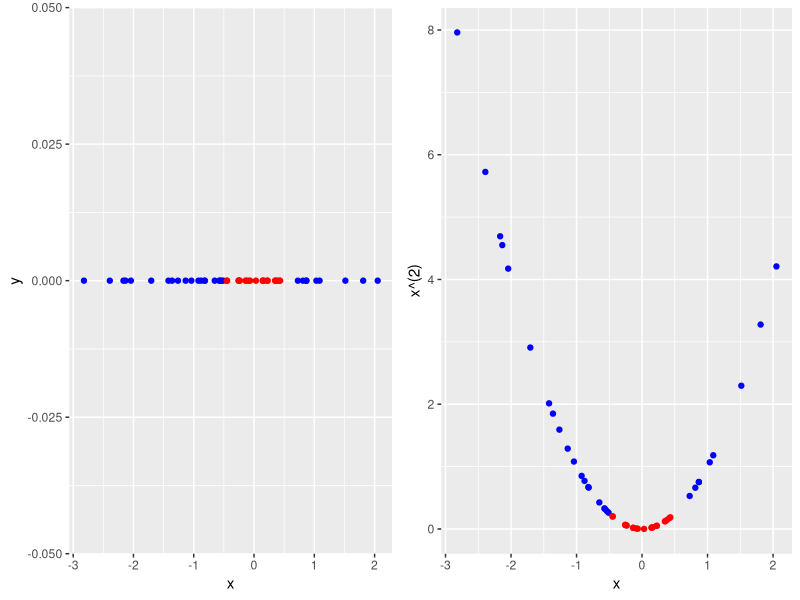

Here is the R script that generated this plot:
## ---- chunk 1
knitr::opts_chunk$set(echo = TRUE)
library(tidyverse)
library(ggplot2)
library(gridExtra)
## ---- chunk 2

xx <- data.frame(x = rnorm(50,0,1), y= rep(0,50))

xx_20 <- xx %>% filter(x>-0.5) %>% filter(x<0.5)
xx_small <- xx %>% filter(x< -0.5)
xx_bigg <- xx %>% filter(0.5 < x)
xx_80 <- rbind(xx_small,xx_bigg)

plot1 <- ggplot(data = xx_80, aes(x=x,y=y)) +
    geom_point(colour = "blue") +
    geom_point(data = xx_20, aes(x=x,y=y),colour = "red")

plot2 <- ggplot(data = xx_80, aes(x=x,y=x^(2))) +
    geom_point(colour = "blue") +
    geom_point(data = xx_20, aes(x=x,y=x^(2)),colour = "red")

grid.arrange(plot1,plot2,ncol=2)

